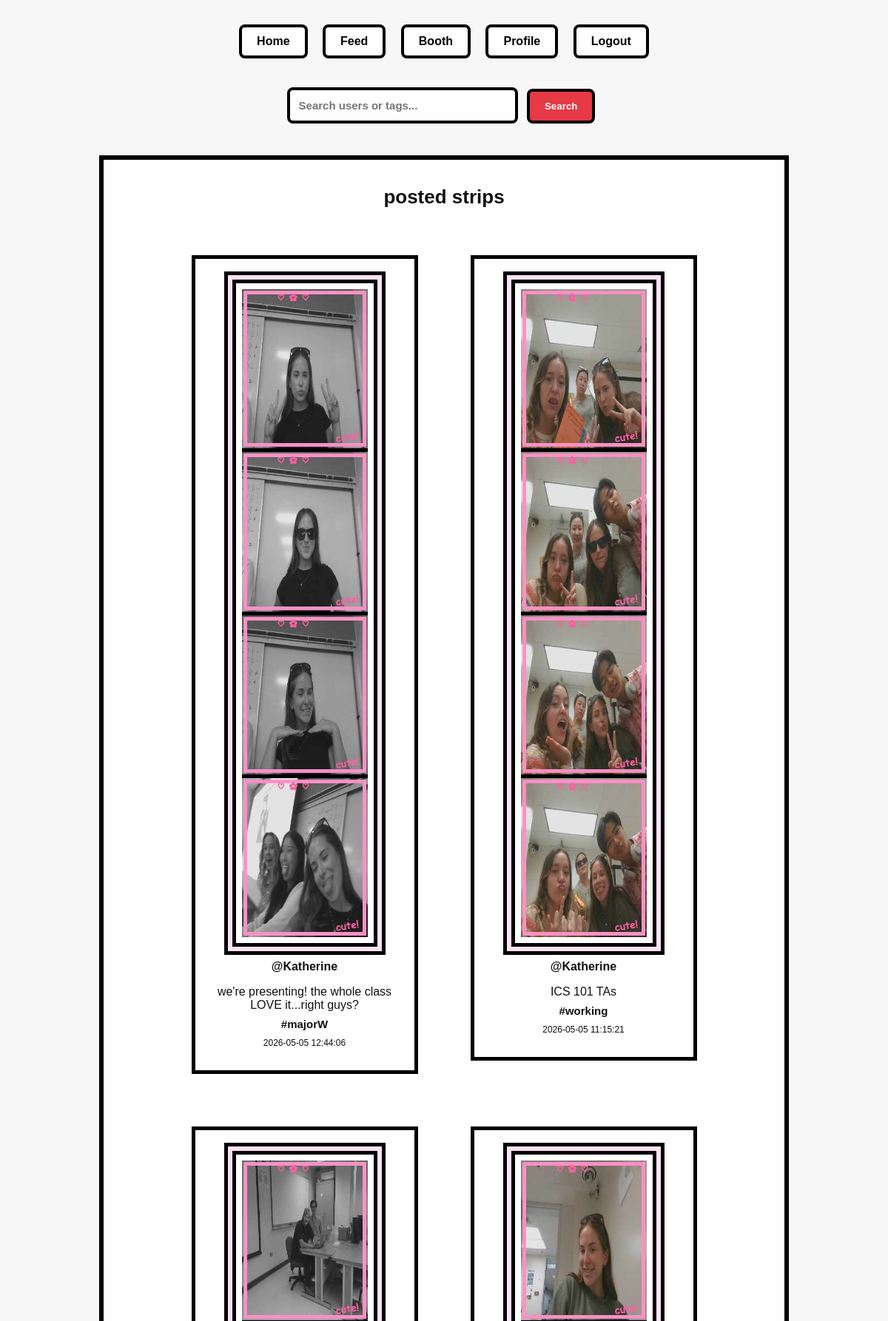
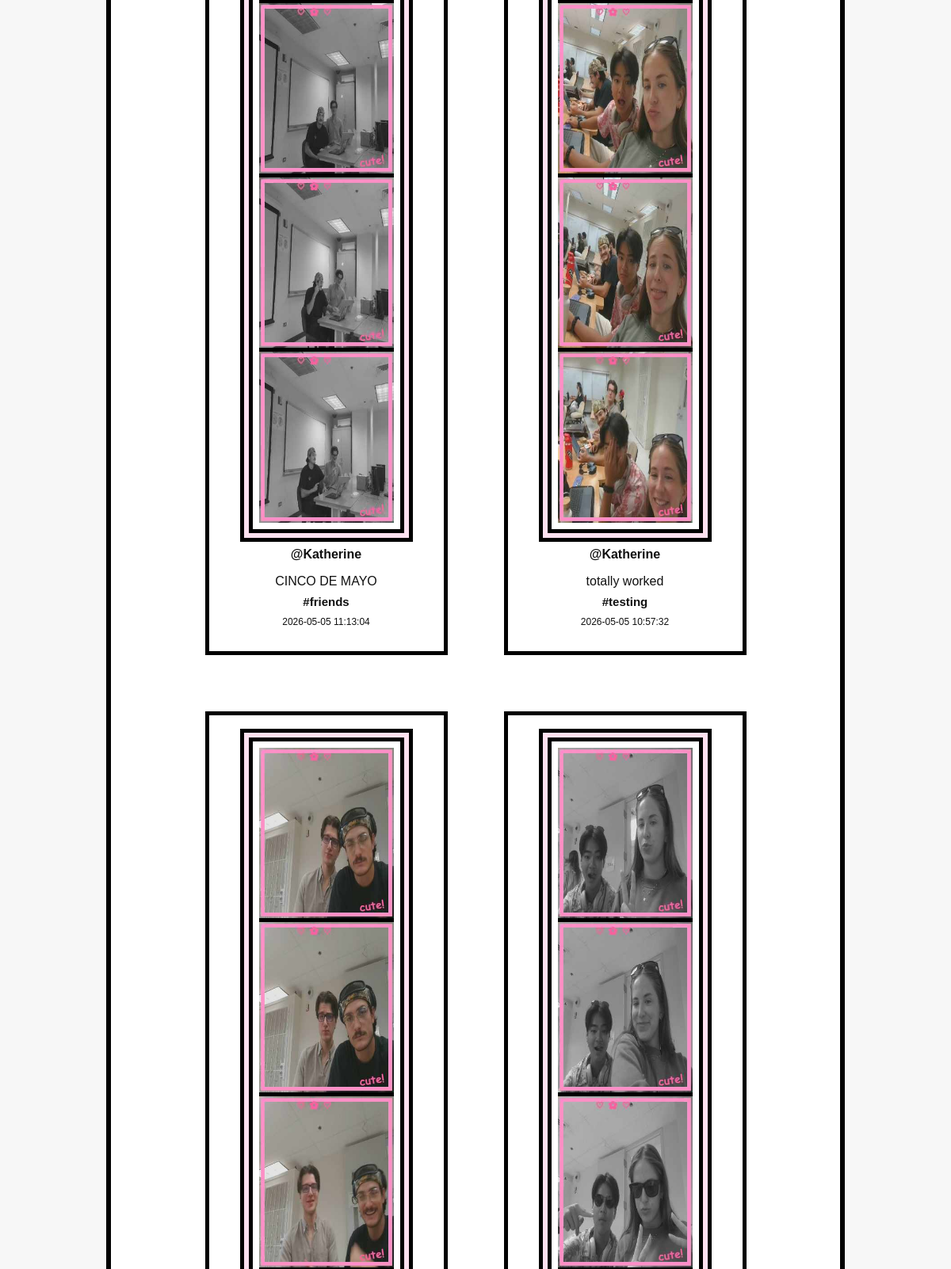
/feed (signed in, upper part), run on the app's committed database (2 pictures, top to bottom).
### tables this page shows
CREATE TABLE posts (
           id INTEGER PRIMARY KEY AUTOINCREMENT,
           username TEXT NOT NULL,
           image_filenames TEXT NOT NULL,  -- JSON string
           filter_choice TEXT,
           frame_choice TEXT,
           layout_choice TEXT,
           caption TEXT,
           tags TEXT,
           timestamp TEXT NOT NULL
       , privacy TEXT DEFAULT 'public');

### app.py (the view, shortened to what this page needs)
@app.route("/feed")
def feed():
   if "username" not in session:
       return redirect("/signin")
   search_query = request.args.get("q", "").strip().lower()
   conn = get_db_connection()
   posts_rows = conn.execute("SELECT * FROM posts WHERE privacy = 'public' ORDER BY timestamp DESC").fetchall()
   conn.close()
   posts = []
   for row in posts_rows:
       post = dict(row)
       post["image_filenames"] = json.loads(post["image_filenames"])
       posts.append(post)
   return render_template(
       "feed.html",
       username=session["username"],
       posts=posts,
       search_query=search_query
   )

### app.py (called while the page is built)
def get_db_connection():
   conn = sqlite3.connect(DATABASE)
   conn.row_factory = sqlite3.Row
   return conn

### templates/feed.html (shortened to what this page needs)
<!DOCTYPE html>
<html>
<head>
   <link rel="stylesheet" href="{{ url_for('static', filename='style.css') }}">
</head>
<body>
<nav>
   <a href="/">Home</a>
   {% if session.get("username") %}
       <a href="/feed">Feed</a>
       <a href="/booth">Booth</a>
       <a href="/profile">Profile</a>
       <a href="/logout">Logout</a>
   {% else %}
       <a href="/signup">Sign Up</a>
       <a href="/signin">Sign In</a>
   {% endif %}
</nav>
<form action="/feed" method="GET" class="search-box">
   <input
       type="text"
       name="q"
       placeholder="Search users or tags..."
       value="{{ search_query }}"
   >
   <button type="submit">Search</button>
</form>
<div class="feed-wall">
   <div class="wall-label">posted strips</div>
   {% if posts %}
       {% for post in posts %}
           <div class="post-card">
               <div class="posted-strip frame-{{ post['frame_choice'] }}">
                   {% for image in post.image_filenames %}
                       <div class="posted-photo">
                           <img
                               src="{{ url_for('static', filename='uploads/' + image) }}"
                               alt="Posted photostrip photo"
                           >
                       </div>
                   {% endfor %}
               </div>
               <p><strong>@{{ post.username }}</strong></p>
               {% if post.caption %}
                   <p class="caption">{{ post.caption }}</p>
               {% endif %}
               {% if post.tags %}
                   <p class="tag">{{ post.tags }}</p>
               {% endif %}
               <p class="timestamp">{{ post.timestamp }}</p>
           </div>
       {% endfor %}
   {% else %}
       <p class="empty-feed">No posts yet. Create your first photostrip!</p>
   {% endif %}
</div>
</body>
</html>

### static/style.css (style rules this page uses)
body { margin: 0; font-family: "Comic Sans MS", "Trebuchet MS", Arial, sans-serif; background: #f7f7f7; color: #111; text-align: center; }
nav { margin: 25px; }
nav a { display: inline-block; margin: 8px; padding: 10px 20px; border: 4px solid black; background: white; color: black; font-weight: bold; text-decoration: none; border-radius: 8px; }
input { width: 95%; padding: 12px; margin-top: 6px; border: 4px solid black; font-size: 15px; }
button { margin: 8px; padding: 10px 14px; border: 3px solid black; background: white; color: black; font-weight: bold; cursor: pointer; }
.feed-wall { width: 750px; margin: 40px auto; padding: 30px; border: 6px solid black; background: white; position: relative; }
.post-card { display: inline-block; width: 210px; margin: 18px; padding: 15px; border: 5px solid black; background: white; }
.frame-pink { border-color: #ff8fc7; background: #fff2f8; box-shadow: 0 0 0 6px #ffe1f0, 0 0 0 11px black; }
.caption { font-size: 15px; }
.tag { font-size: 14px; font-weight: bold; }
.search-box { margin: 25px auto; text-align: center; }
.search-box input { width: 280px; padding: 12px; border: 4px solid black; border-radius: 8px; font-weight: bold; }
.search-box button { padding: 12px 20px; border: 4px solid black; background: #e63946;; color: white; font-weight: bold; border-radius: 8px; cursor: pointer; }

### templates/feed.html (style rules this page uses)
.feed-wall { width: 850px; min-height: 450px; margin: 35px auto; padding: 35px; border: 6px solid black; background: white; display: flex; flex-wrap: wrap; justify-content: center; align-items: flex-start; gap: 35px; }
.wall-label { width: 100%; font-size: 26px; font-weight: bold; margin-bottom: 10px; text-align: center; }
.post-card { width: 260px; padding: 18px; border: 5px solid black; background: white; text-align: center; }
.posted-strip { width: 170px; margin: 10px auto 18px; border: 5px solid black; background: white; padding: 8px; }
.posted-photo { border-bottom: 5px solid black; background: white; }
.posted-photo:last-child { border-bottom: none; }
.posted-photo img { width: 100%; height: auto; display: block; object-fit: contain; }
.caption { font-size: 16px; margin: 8px 0; }
.tag { font-weight: bold; font-size: 15px; margin: 8px 0; }
.timestamp { font-size: 12px; margin-top: 10px; }
button { margin: 8px; padding: 10px 14px; border: 3px solid black; background: white; font-weight: bold; cursor: pointer; }

### data on the page
posts: username "Katherine", caption "we're presenting! the whole class LOVE it...right guys?", tags "#majorW", timestamp "2026-05-05 12:44:06"
posts: username "Katherine", caption "ICS 101 TAs", tags "#working", timestamp "2026-05-05 11:15:21"
posts: username "Katherine", caption "CINCO DE MAYO", tags "#friends", timestamp "2026-05-05 11:13:04"
posts: username "Katherine", caption "totally worked", tags "#testing", timestamp "2026-05-05 10:57:32"
